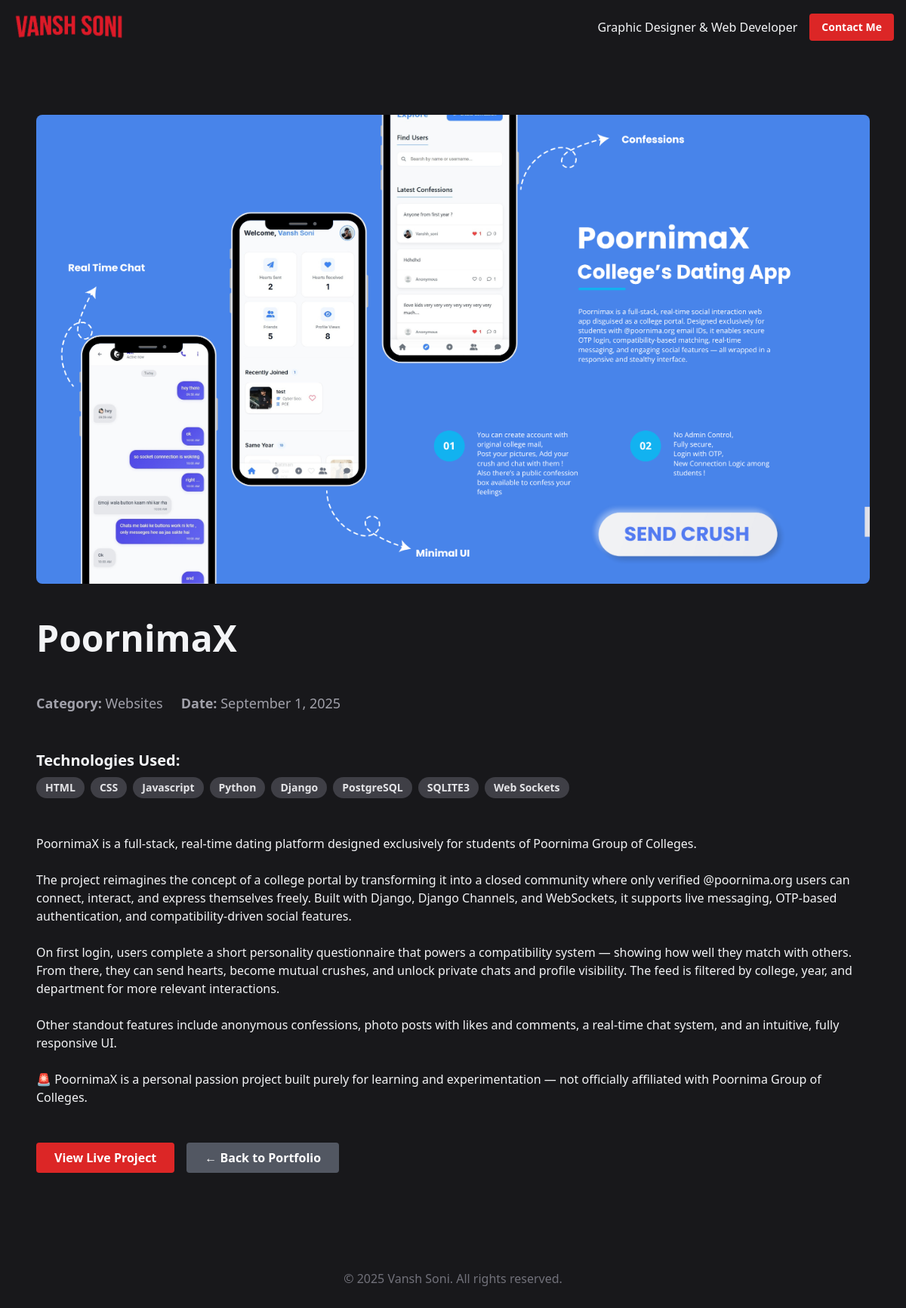
Screenshot of /project/poornimax/ with the database file from the repository.
### core/models.py (models this page shows, shortened)
class Project(models.Model):
    category = models.ForeignKey(Category, related_name='projects', on_delete=models.SET_NULL, null=True)
    title = models.CharField(max_length=200)
    thumbnail = models.ImageField(upload_to='projects/thumbnails/')
    short_description = models.CharField(max_length=250, help_text="The short summary shown on the portfolio grid.")
    slug = models.SlugField(max_length=200, unique=True, blank=True)
    date_completed = models.DateField(null=True, blank=True)
    technologies_used = models.CharField(max_length=200, blank=True, help_text="e.g., HTML, CSS, Django, Photoshop")
    detailed_description = models.TextField(blank=True, help_text="The full case study/review for the project detail page.")
    project_link = models.URLField(max_length=200, blank=True, help_text="The URL to the live site or GitHub repo.")
    main_image = models.ImageField(upload_to='projects/main_images/', blank=True, null=True, help_text="A large banner image for the detail page.")
    class Meta:
        ordering = ['-date_completed']
    def technology_list(self):
        if not self.technologies_used:
            return []
        return [tech.strip() for tech in self.technologies_used.split(',') if tech.strip()]

class Category(models.Model):
    name = models.CharField(max_length=100, unique=True)
    slug = models.SlugField(max_length=100, unique=True, blank=True)
    class Meta:
        verbose_name_plural = "Categories"

### core/views.py (the view)
# urls.py: path('project/<slug:slug>/', views.project_detail, name='project-detail'),
def project_detail(request, slug):
    project = get_object_or_404(Project, slug=slug)
    context = {
        'project': project
    }
    return render(request, 'project_detail.html', context)

### templates/project_detail.html (shortened to what this page needs)
{% extends "base.html" %}
{% block content %}
<div class="py-8">
    <div class="space-y-12 mt-12 px-6 md:px-12">
        {% if project.main_image %}
            <img src="{{ project.main_image.url }}" alt="{{ project.title }} banner" class="w-full aspect-video object-cover rounded-lg mb-8">
        {% else %}
            <img src="{{ project.thumbnail.url }}" alt="{{ project.title }} banner" class="w-full aspect-video object-cover rounded-lg mb-8">
        {% endif %}
        <h1 class="text-4xl md:text-5xl font-bold mb-4">{{ project.title }}</h1>
        <div class="flex flex-wrap gap-x-6 gap-y-2 text-lg text-zinc-400 mb-6">
            <span><strong>Category:</strong> {{ project.category.name }}</span>
            <span><strong>Date:</strong> {{ project.date_completed|date:"F j, Y" }}</span>
        </div>
        <div class="mb-8">
            <h3 class="text-xl font-semibold mb-2">Technologies Used:</h3>
            <div class="flex flex-wrap gap-2">
                {% for tech in project.technology_list %}
                <span class="bg-zinc-700 text-zinc-200 py-1 px-3 rounded-full text-sm font-semibold
                             hover:bg-red-600 transition-colors cursor-default">
                    {{ tech }}
                </span>
                {% endfor %}
            </div>
        </div>
        <div class="prose prose-invert prose-lg max-w-none">
            {{ project.detailed_description|linebreaksbr }}
        </div>
        <div class="mt-12 flex flex-wrap gap-4">
            {% if project.project_link %}
            <a href="{{ project.project_link }}" target="_blank" class="bg-red-600 text-white font-bold py-2 px-6 rounded hover:bg-red-700 transition-all">
                View Live Project
            </a>
            {% endif %}
            <a href="{% url 'home' %}" class="bg-gray-500 bg-opacity-70 text-white font-bold py-2 px-6 rounded hover:bg-opacity-50 transition-all">
                &larr; Back to Portfolio
            </a>
        </div>
    </div>
</div>
{% endblock %}

### rows the page displays
Project: main_image (picture), title "PoornimaX", category.name "Websites", date_completed "September 1, 2025", detailed_description "PoornimaX is a full-stack, real-time dating platform designed exclusively for students of Poornima Group of Colleges. The project reimagines the concept of a college portal by transforming it into a closed community where only verified @poornima.org users can connect, interact, and express themselves freely. Built with Django, Django Channels, and WebSockets, it supports live messaging, OTP-based authentication, and compatibility-driven social features. On first login, users complete a short personality questionnaire that powers a compatibility system — showing how well they match with others. From there, they can send hearts, become mutual crushes, and unlock private chats and profile…"

### other values shown
{{ tech }} "HTML" "CSS" "Javascript" "Python" "Django" "PostgreSQL" "SQLITE3" "Web Sockets"
